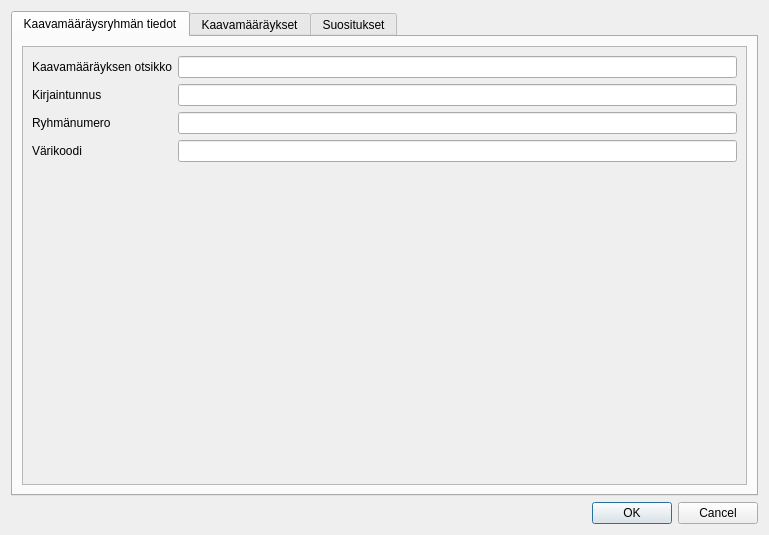
<?xml version="1.0" encoding="UTF-8"?>
<ui version="4.0">
 <class>Dialog</class>
 <widget class="QDialog" name="Dialog">
  <property name="geometry">
   <rect>
    <x>0</x>
    <y>0</y>
    <width>769</width>
    <height>535</height>
   </rect>
  </property>
  <property name="windowTitle">
   <string>Luo kaavamääräysryhmä</string>
  </property>
  <layout class="QVBoxLayout" name="verticalLayout_2">
   <item>
    <widget class="QTabWidget" name="tabs">
     <property name="currentIndex">
      <number>0</number>
     </property>
     <widget class="QWidget" name="plan_regulation_group_info_tab">
      <attribute name="title">
       <string>Kaavamääräysryhmän tiedot</string>
      </attribute>
      <layout class="QVBoxLayout" name="verticalLayout_3">
       <item>
        <widget class="QScrollArea" name="scrollArea">
         <property name="widgetResizable">
          <bool>true</bool>
         </property>
         <widget class="QWidget" name="scrollAreaWidgetContents">
          <property name="geometry">
           <rect>
            <x>0</x>
            <y>0</y>
            <width>727</width>
            <height>435</height>
           </rect>
          </property>
          <layout class="QFormLayout" name="formLayout">
           <item row="0" column="0">
            <widget class="QLabel" name="label_2">
             <property name="text">
              <string>Kaavamääräyksen otsikko</string>
             </property>
            </widget>
           </item>
           <item row="0" column="1">
            <widget class="QLineEdit" name="heading"/>
           </item>
           <item row="1" column="0">
            <widget class="QLabel" name="label_3">
             <property name="text">
              <string>Kirjaintunnus</string>
             </property>
            </widget>
           </item>
           <item row="1" column="1">
            <widget class="QLineEdit" name="code"/>
           </item>
           <item row="2" column="0">
            <widget class="QLabel" name="label">
             <property name="text">
              <string>Ryhmänumero</string>
             </property>
            </widget>
           </item>
           <item row="2" column="1">
            <widget class="QLineEdit" name="group_number"/>
           </item>
           <item row="3" column="0">
            <widget class="QLabel" name="label_5">
             <property name="text">
              <string>Värikoodi</string>
             </property>
            </widget>
           </item>
           <item row="3" column="1">
            <widget class="QLineEdit" name="color_code"/>
           </item>
          </layout>
         </widget>
        </widget>
       </item>
      </layout>
     </widget>
     <widget class="QWidget" name="plan_regulations_tab">
      <attribute name="title">
       <string>Kaavamääräykset</string>
      </attribute>
      <layout class="QHBoxLayout" name="horizontalLayout">
       <item>
        <widget class="QTreeWidget" name="plan_regulations_view">
         <property name="sizePolicy">
          <sizepolicy hsizetype="Maximum" vsizetype="Expanding">
           <horstretch>0</horstretch>
           <verstretch>0</verstretch>
          </sizepolicy>
         </property>
         <attribute name="headerVisible">
          <bool>false</bool>
         </attribute>
         <column>
          <property name="text">
           <string notr="true">1</string>
          </property>
         </column>
        </widget>
       </item>
       <item>
        <widget class="QScrollArea" name="plan_regulations_scroll_area">
         <property name="widgetResizable">
          <bool>true</bool>
         </property>
         <widget class="QWidget" name="plan_regulations_scroll_area_contents">
          <property name="geometry">
           <rect>
            <x>0</x>
            <y>0</y>
            <width>98</width>
            <height>28</height>
           </rect>
          </property>
          <layout class="QVBoxLayout" name="plan_regulations_layout">
           <item>
            <spacer name="verticalSpacer">
             <property name="orientation">
              <enum>Qt::Vertical</enum>
             </property>
             <property name="sizeHint" stdset="0">
              <size>
               <width>20</width>
               <height>574</height>
              </size>
             </property>
            </spacer>
           </item>
          </layout>
         </widget>
        </widget>
       </item>
      </layout>
     </widget>
     <widget class="QWidget" name="recommendations_tab">
      <attribute name="title">
       <string>Suositukset</string>
      </attribute>
      <layout class="QVBoxLayout" name="verticalLayout_4">
       <item>
        <widget class="QScrollArea" name="scrollArea_2">
         <property name="widgetResizable">
          <bool>true</bool>
         </property>
         <widget class="QWidget" name="scrollAreaWidgetContents_2">
          <property name="geometry">
           <rect>
            <x>0</x>
            <y>0</y>
            <width>98</width>
            <height>28</height>
           </rect>
          </property>
         </widget>
        </widget>
       </item>
      </layout>
     </widget>
    </widget>
   </item>
   <item>
    <widget class="QDialogButtonBox" name="button_box">
     <property name="standardButtons">
      <set>QDialogButtonBox::Cancel|QDialogButtonBox::Ok</set>
     </property>
    </widget>
   </item>
  </layout>
 </widget>
 <resources/>
 <connections>
  <connection>
   <sender>button_box</sender>
   <signal>rejected()</signal>
   <receiver>Dialog</receiver>
   <slot>reject()</slot>
   <hints>
    <hint type="sourcelabel">
     <x>384</x>
     <y>513</y>
    </hint>
    <hint type="destinationlabel">
     <x>384</x>
     <y>267</y>
    </hint>
   </hints>
  </connection>
 </connections>
</ui>
